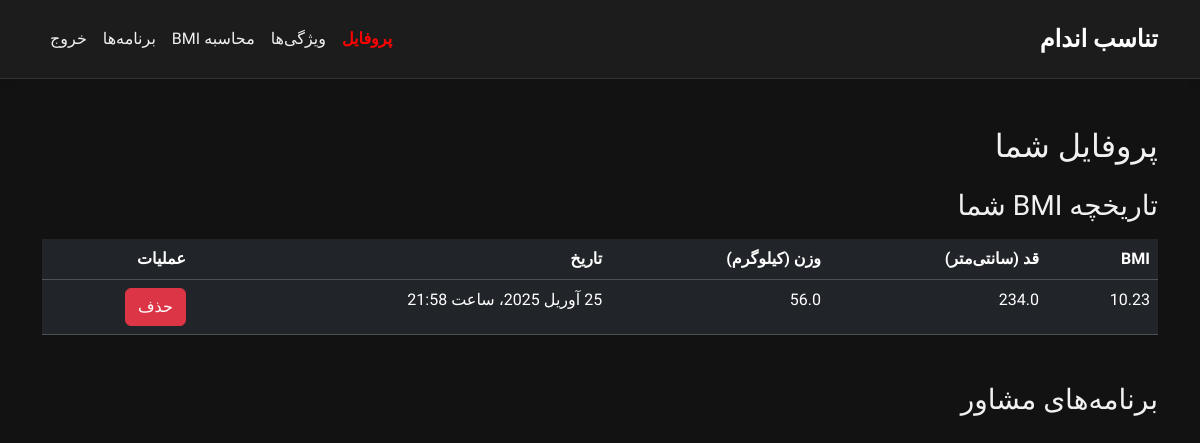
Screenshot of /profile/ (signed in) with the database file from the repository.
### appone/models.py (models this page shows, shortened)
class BMIHistory(models.Model):
    user = models.ForeignKey(User, on_delete=models.CASCADE)
    height = models.FloatField()  # قد دانش‌آموز
    weight = models.FloatField()  # وزن دانش‌آموز
    bmi = models.FloatField()  # شاخص BMI
    date_created = models.DateTimeField(auto_now_add=True)  # زمان ایجاد BMI

### appone/views.py (the view)
# urls.py: path('profile/', views.profile, name='profile'),
@login_required
def profile(request):
    bmi_history = BMIHistory.objects.filter(user=request.user)
    health_programs = HealthProgram.objects.filter(user=request.user)
    return render(request, 'profile.html', {'bmi_history': bmi_history, 'health_programs': health_programs})

### appone/templates/profile.html (shortened to what this page needs)
<!DOCTYPE html>
<html lang="fa" dir="rtl">
<head>
    <link href="https://cdn.jsdelivr.net/npm/bootstrap@5.3.2/dist/css/bootstrap.rtl.min.css" rel="stylesheet" />
</head>
<body>
    <header>
        <nav class="navbar navbar-expand-lg navbar-light py-3">
            <div class="container">
                <a class="navbar-brand" href="#">تناسب اندام</a>
                <div class="collapse navbar-collapse" id="navbarNav">
                    <ul class="navbar-nav ms-auto">
                        <li class="nav-item">
                            <a class="nav-link active" href="#profile">پروفایل</a>
                        </li>
                        <li class="nav-item">
                            <a class="nav-link" href="#features">ویژگی‌ها</a>
                        </li>
                        <li class="nav-item">
                            <a class="nav-link" href="#bmi">محاسبه BMI</a>
                        </li>
                        <li class="nav-item">
                            <a class="nav-link" href="#plans">برنامه‌ها</a>
                        </li>
                        <li class="nav-item">
                            <a class="nav-link" href="{% url 'logout' %}">خروج</a>
                        </li>
                    </ul>
                </div>
            </div>
        </nav>
    </header>
    <div class="container mt-5">
        <h2>پروفایل شما</h2>
        <h3 class="mt-4">تاریخچه BMI شما</h3>
        <table class="table mt-3 table-dark">
            <thead>
                <tr>
                    <th>BMI</th>
                    <th>قد (سانتی‌متر)</th>
                    <th>وزن (کیلوگرم)</th>
                    <th>تاریخ</th>
                    <th>عملیات</th>
                </tr>
            </thead>
            <tbody>
                {% for bmi in bmi_history %}
                <tr>
                    <td>{{ bmi.bmi }}</td>
                    <td>{{ bmi.height }}</td>
                    <td>{{ bmi.weight }}</td>
                    <td>{{ bmi.date_created }}</td>
                    <td>
                        <a href="#" class="btn btn-danger" data-bs-toggle="modal" data-bs-target="#confirmDeleteModal{{ bmi.id }}">حذف</a>
                    </td>
                </tr>
                {% endfor %}
            </tbody>
        </table>
        <h3 class="mt-5">برنامه‌های مشاور</h3>
    </div>
</body>
</html>

### appone/templates/profile.html (style rules this page uses)
body { font-family: 'Vazirmatn', sans-serif; background-color: #121212; color: #f1f1f1; }
header { background-color: #1c1c1c; border-bottom: 1px solid #333; box-shadow: 0 2px 8px rgba(0, 0, 0, 0.05); position: sticky; top: 0; z-index: 1000; }
.navbar-brand { font-weight: bold; font-size: 1.5rem; color: rgb(255, 255, 255) !important; }
.navbar-nav .nav-link { color: #f1f1f1; transition: color 0.3s ease; }
.nav-link.active { color: red !important; font-weight: bold; }

### rows the page displays
BMIHistory: bmi "10.23", height "234.0", weight "56.0", date_created "25 آوریل 2025، ساعت 21:58"
